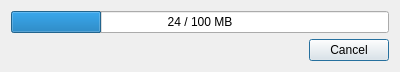
<?xml version="1.0" encoding="UTF-8"?>
<ui version="4.0">
 <class>ProgressDialog</class>
 <widget class="QDialog" name="ProgressDialog">
  <property name="geometry">
   <rect>
    <x>0</x>
    <y>0</y>
    <width>400</width>
    <height>68</height>
   </rect>
  </property>
  <property name="windowTitle">
   <string>Writing Image</string>
  </property>
  <property name="windowIcon">
   <iconset resource="RosaImageWriter.qrc">
    <normaloff>:/icon-rosa.ico</normaloff>:/icon-rosa.ico</iconset>
  </property>
  <layout class="QVBoxLayout" name="verticalLayout">
   <item>
    <widget class="QProgressBar" name="progressBar">
     <property name="value">
      <number>24</number>
     </property>
     <property name="format">
      <string>%v / %m MB</string>
     </property>
    </widget>
   </item>
   <item>
    <widget class="QDialogButtonBox" name="cancelButton">
     <property name="orientation">
      <enum>Qt::Horizontal</enum>
     </property>
     <property name="standardButtons">
      <set>QDialogButtonBox::Cancel</set>
     </property>
    </widget>
   </item>
  </layout>
 </widget>
 <resources>
  <include location="RosaImageWriter.qrc"/>
 </resources>
 <connections>
  <connection>
   <sender>cancelButton</sender>
   <signal>accepted()</signal>
   <receiver>ProgressDialog</receiver>
   <slot>accept()</slot>
   <hints>
    <hint type="sourcelabel">
     <x>248</x>
     <y>254</y>
    </hint>
    <hint type="destinationlabel">
     <x>157</x>
     <y>274</y>
    </hint>
   </hints>
  </connection>
  <connection>
   <sender>cancelButton</sender>
   <signal>rejected()</signal>
   <receiver>ProgressDialog</receiver>
   <slot>reject()</slot>
   <hints>
    <hint type="sourcelabel">
     <x>316</x>
     <y>260</y>
    </hint>
    <hint type="destinationlabel">
     <x>286</x>
     <y>274</y>
    </hint>
   </hints>
  </connection>
 </connections>
</ui>
